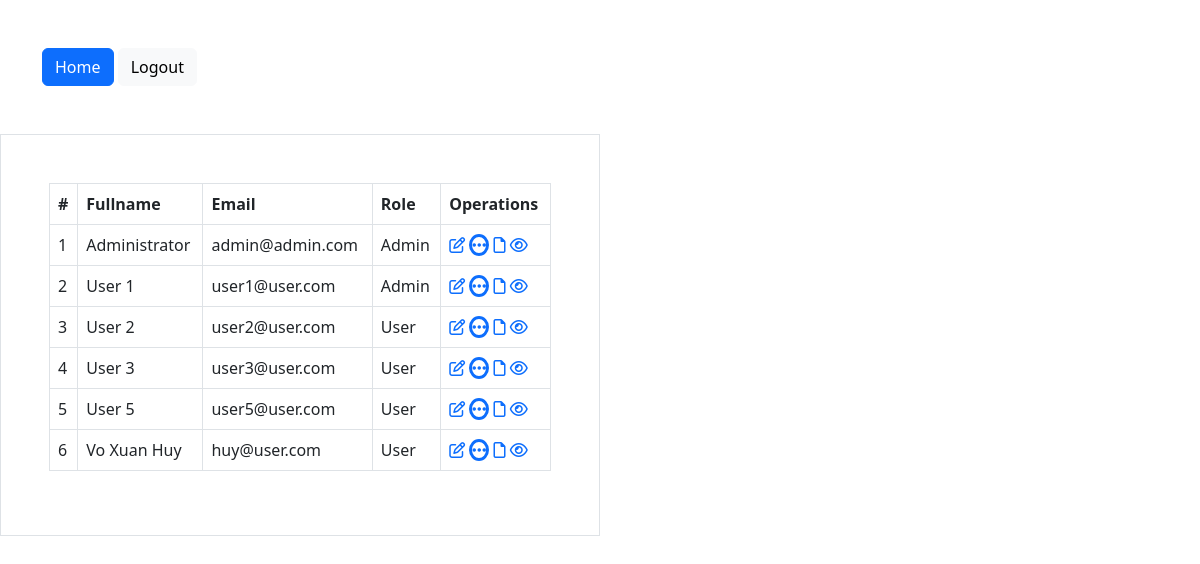
Screenshot of /views/homeByAdmin.php (signed in) with the database file from the repository.
### tables this page shows
CREATE TABLE IF NOT EXISTS `user` (
  `id` int NOT NULL AUTO_INCREMENT,
  `full_name` varchar(255) NOT NULL,
  `email` varchar(255) NOT NULL,
  `password` varchar(255) NOT NULL,
  `role` varchar(255) NOT NULL,
  PRIMARY KEY (`id`)
);

### models/Model.php (called while the page is built, shortened)
<?php
class Model
{
    public static $connection = NULL;
    public function __construct()
    {
        if(!self::$connection) {
            self::$connection = new mysqli(DB_HOST, DB_USER, DB_PASS, DB_NAME);
            self::$connection->set_charset('utf8mb4');
        }
        return self::$connection;
    }
    public function select($sql)
    {
        $sql->execute();
        $items = $sql->get_result()->fetch_all(MYSQLI_ASSOC);
        return $items;
    }
}

### models/UserModel.php (called while the page is built, shortened)
<?php
class UserModel extends Model
{
    public function getAllUsers()
    {
        $sql = parent::$connection->prepare('SELECT * FROM user');
        return parent::select($sql);
    }
}

### views/homeByAdmin.php (the view, shortened to what this page needs)
<?php
$userModel = new userModel();
$userList = $userModel->getAllUsers();
?>
<!DOCTYPE html>
<html lang="en">
<head>
    <link href="https://cdn.jsdelivr.net/npm/bootstrap@5.3.0/dist/css/bootstrap.min.css" rel="stylesheet"
>
    <link rel="stylesheet" type="text/css"
        href="https://cdnjs.cloudflare.com/ajax/libs/font-awesome/6.4.0/css/all.min.css">
</head>
<body class="position-relative">
    <div class="container py-5">
        <a href="./homeByadmin.php" class="btn btn-primary">Home</a>
        <?php
        if (isset($_SESSION['email']) && !empty($_SESSION['email'])) {
            ?>
            <a class="btn btn-light" href="../controllers/logout.php">Logout</a>
        <?php } else { ?>
            <a href="./login.php?act=login" class="btn btn-light">Login</a>
            <a href="./register.php?act=register" class="btn btn-light">Register</a>
        <?php } ?>
    </div>
    <div class="main border col-md-6 row-justify-content-center  px-5 py-5 ">
        <table class="table table-bordered">
            <thead>
                <tr>
                <th>#</th>
                    <th>Fullname</th>
                    <th>Email</th>
                    <th>Role</th>
                    <th>Operations</th>
                </tr>
            </thead>
            <?php
            $stt = 1;
            if ($_SESSION['role'] == "Admin") {
                foreach ($userList as $user) {
                    ?>
            <tbody>
                <tr>
                    <td>
                        <?php echo $stt++ ?>
                    </td>
                    <td>
                        <?php echo $user['full_name'] ?>
                    </td>
                    <td>
                        <?php echo $user['email'] ?>
                    </td>
                    <td>
                        <?php echo $user['role']; ?>
                    </td>
                    <td>
                        <a href="./editByAdmin.php?id=<?php echo $user['id']; ?>"><i
                                class="fa-regular fa-pen-to-square"></i></a>
                        <a href="#"><i
                                class="fa-solid fa-ellipsis border border-primary border-3 rounded-circle"></i></a>
                        <a href="#"><i class="fa-regular fa-file"></i></a>
                        <a href="./profileByAdmin.php?id=<?php echo $user['id']; ?>"><i
                                class="fa-regular fa-eye"></i></a>
                    </td>
                </tr>
            </tbody>
            <?php }
            } ?>
        </table>
    </div>
</body>
</html>

### views/homeByAdmin.php (style rules this page uses)
body { margin: 0 auto; }

### rows the page displays
user: full_name "Administrator", email "admin@admin.com", role "Admin"
user: full_name "User 1", email "user1@user.com", role "Admin"
user: full_name "User 2", email "user2@user.com", role "User"
user: full_name "User 3", email "user3@user.com", role "User"
user: full_name "User 5", email "user5@user.com", role "User"
user: full_name "Vo Xuan Huy", email "huy@user.com", role "User"
